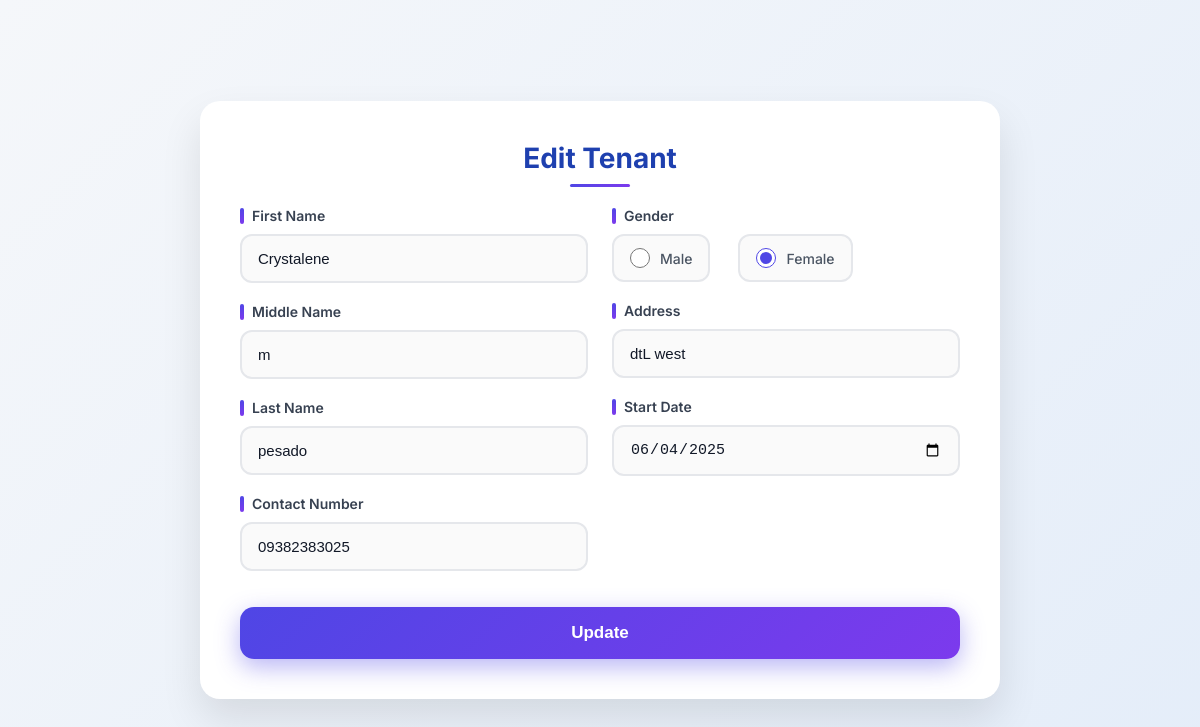
Page /edittenant.php?id=90 on the committed database.
### tables this page shows
CREATE TABLE `tenant` (
  `id` int(11) NOT NULL,
  `name` varchar(255) NOT NULL,
  `address` text DEFAULT NULL,
  `contact_NO` varchar(20) DEFAULT NULL,
  `start_date` date DEFAULT NULL,
  `school_year` varchar(20) DEFAULT NULL,
  `stall_no_rented` int(11) DEFAULT NULL,
  `fee_taken` decimal(10,2) DEFAULT 0.00,
  `gender` varchar(200) NOT NULL,
  `date_deleted` datetime DEFAULT NULL,
  `password` varchar(255) NOT NULL,
  `profile_pic` varchar(255) DEFAULT NULL,
  `remaining_balance` decimal(10,2) DEFAULT 0.00,
  `payment_status` enum('paid','unpaid') DEFAULT 'unpaid',
  `date_started` date DEFAULT NULL
);

### edittenant.php (the view, shortened to what this page needs)
<?php
$servername = "localhost";
$username = "root";
$password = "";
$dbname = "rental";
$conn = new mysqli($servername, $username, $password, $dbname);
$tenant_id = $_GET['id'];
$sql = "SELECT * FROM tenant WHERE id = ?";
$stmt = $conn->prepare($sql);
$stmt->bind_param("i", $tenant_id);
$stmt->execute();
$result = $stmt->get_result();
$tenant = $result->fetch_assoc();
$name_parts = explode(' ', $tenant['name']);
$first_name_val = $name_parts[0] ?? '';
$middle_name_val = '';
$last_name_val = '';
if (count($name_parts) >= 3) {
    $middle_name_val = $name_parts[1];
    $last_name_val = implode(' ', array_slice($name_parts, 2));
} elseif (count($name_parts) == 2) {
    $last_name_val = $name_parts[1];
} elseif (count($name_parts) == 1) {
    $last_name_val = '';
}
?>
<!DOCTYPE html>
<html lang="en">
<head>
</head>
<body>
<div class="form-wrapper">
    <h2>Edit Tenant</h2>
    <form method="POST" action="">
        <div class="form-grid">
            <div>
                <div class="form-group">
                    <label for="first_name">First Name</label>
                    <input type="text" name="first_name" id="first_name" value="<?php echo htmlspecialchars($first_name_val); ?>" required>
                </div>
                <div class="form-group">
                    <label for="middle_name">Middle Name</label>
                    <input type="text" name="middle_name" id="middle_name" value="<?php echo htmlspecialchars($middle_name_val); ?>">
                </div>
                <div class="form-group">
                    <label for="last_name">Last Name</label>
                    <input type="text" name="last_name" id="last_name" value="<?php echo htmlspecialchars($last_name_val); ?>" required>
                </div>
                <div class="form-group">
                    <label for="contact_no">Contact Number</label>
                    <input type="text" name="contact_no" id="contact_no" value="<?php echo htmlspecialchars($tenant['contact_NO']); ?>" required>
                </div>
            </div>
            <div>
                <div class="form-group">
                    <label>Gender</label>
                    <div class="radio-group">
                        <div class="radio-option">
                            <input type="radio" name="gender" value="Male" id="male" <?php echo ($tenant['gender'] == 'Male') ? 'checked' : ''; ?> required>
                            <label for="male">Male</label>
                        </div>
                        <div class="radio-option">
                            <input type="radio" name="gender" value="Female" id="female" <?php echo ($tenant['gender'] == 'Female') ? 'checked' : ''; ?> required>
                            <label for="female">Female</label>
                        </div>
                    </div>
                </div>
                <div class="form-group">
                    <label for="address">Address</label>
                    <input type="text" name="address" id="address" value="<?php echo htmlspecialchars($tenant['address']); ?>" required>
                </div>
                <div class="form-group">
                    <label for="start_date">Start Date</label>
                    <input type="date" name="start_date" id="start_date" value="<?php echo htmlspecialchars($tenant['start_date']); ?>" required>
                </div>
            </div>
        </div>
        <button type="submit" class="submit-btn">Update</button>
    </form>
</div>
</body>
</html>

### edittenant.php (style rules this page uses)
* { box-sizing: border-box; margin: 0; padding: 0; }
body { margin: 0; font-family: 'Inter', sans-serif; background: linear-gradient(135deg, #f5f7fa 0%, #e4edf9 100%); display: flex; justify-content: center; align-items: center; min-height: 100vh; padding: 20px; color: #1f2937; }
.form-wrapper { background: white; padding: 40px; border-radius: 20px; max-width: 800px; width: 100%; box-shadow: 0 20px 40px rgba(0, 0, 0, 0.1); transition: transform 0.3s ease, box-shadow 0.3s ease; }
h2 { font-weight: 700; font-size: 28px; margin-bottom: 32px; text-align: center; color: #1e40af; position: relative; }
h2::after { content: ''; position: absolute; bottom: -12px; left: 50%; transform: translateX(-50%); width: 60px; height: 3px; background: linear-gradient(90deg, #4f46e5, #7c3aed); border-radius: 2px; }
.form-grid { display: grid; grid-template-columns: 1fr 1fr; gap: 24px; }
.form-group { margin-bottom: 20px; }
label { display: block; font-size: 14px; margin-bottom: 10px; font-weight: 600; color: #374151; display: flex; align-items: center; gap: 8px; }
label::before { content: ''; display: inline-block; width: 4px; height: 16px; background: linear-gradient(to bottom, #4f46e5, #7c3aed); border-radius: 2px; }
input[type="text"], input[type="date"] { width: 100%; padding: 14px 16px; border: 2px solid #e5e7eb; border-radius: 12px; font-size: 15px; color: #111827; transition: all 0.3s ease; background-color: #fafafa; }
.radio-group { display: flex; gap: 28px; margin-top: 8px; }
.radio-option { display: flex; align-items: center; gap: 10px; cursor: pointer; padding: 12px 16px; border: 2px solid #e5e7eb; border-radius: 12px; transition: all 0.3s ease; background-color: #fafafa; }
.radio-option input[type="radio"] { cursor: pointer; width: 20px; height: 20px; accent-color: #4f46e5; }
.radio-option label { margin: 0; font-weight: 500; color: #4b5563; cursor: pointer; }
.radio-option label::before { display: none; }
.submit-btn { width: 100%; padding: 16px 0; background: linear-gradient(135deg, #4f46e5 0%, #7c3aed 100%); border: none; border-radius: 14px; font-weight: 700; font-size: 17px; color: white; cursor: pointer; transition: all 0.3s ease; box-shadow: 0 8px 25px rgba(79, 70, 229, 0.4); margin-top: 16px; }

### rows in the picture
tenant: first_name "Crystalene", middle_name "m", last_name "pesado", contact_no "09382383025", gender "☐ Male", gender "☑ Female", address "dtL west", start_date "06/04/2025"
